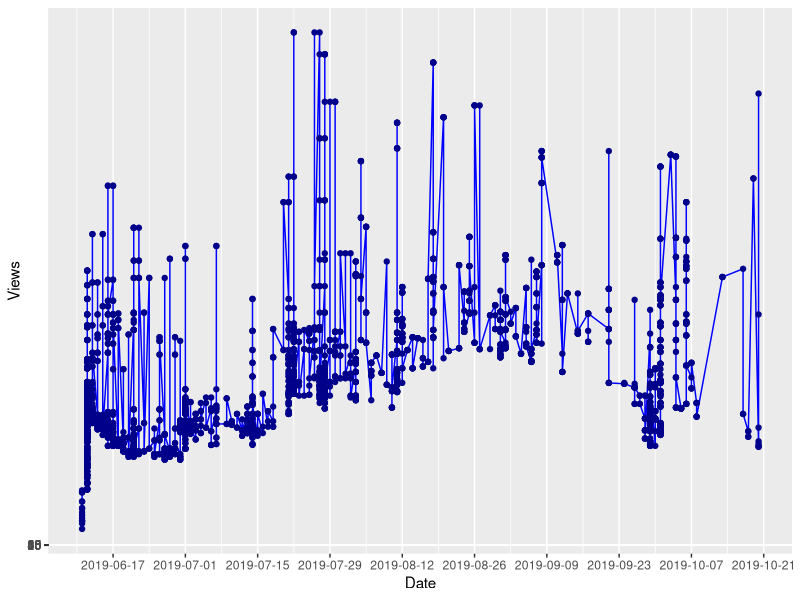
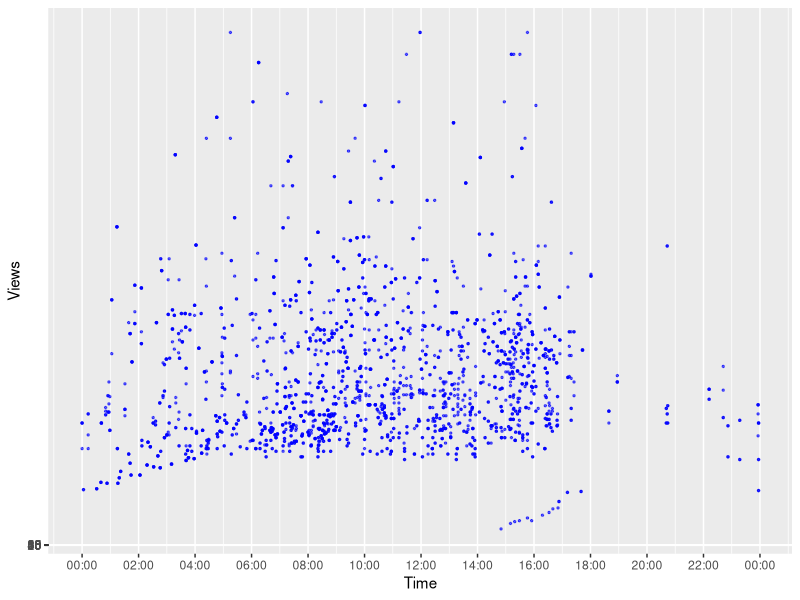

Recreate these plots in R, in order.
setwd("~/Documents/Github/decentralizedcommplatform/tg_data")

library(lubridate)
library(ggplot2)
library(scales)

fc_data<- read.csv('factcheck_data.csv')
fc_data$Date <- as.Date(fc_data$Date)
fc_data$Time <- as.POSIXct(fc_data$Time, format = "%H:%M")
fc_data$Views <- as.numeric(fc_data$Views)

fc_daily_plot <- ggplot(fc_data, aes(x=Date, y=Views))
fc_daily_plot + geom_line(colour="blue") + geom_point(colour="blue4") + scale_x_date(breaks=date_breaks("2 weeks")) + scale_y_continuous(breaks=seq(0,60,5))

fc_minute_plot <-  ggplot(fc_data, aes(x=Time, y=Views, group=Date))
fc_minute_plot + geom_point(size=.5, alpha = 0.6, colour="blue") + 
  scale_x_datetime(breaks=date_breaks("2 hour"), labels=date_format("%H:%M")) + 
  scale_y_continuous(breaks=seq(0,60,5))




